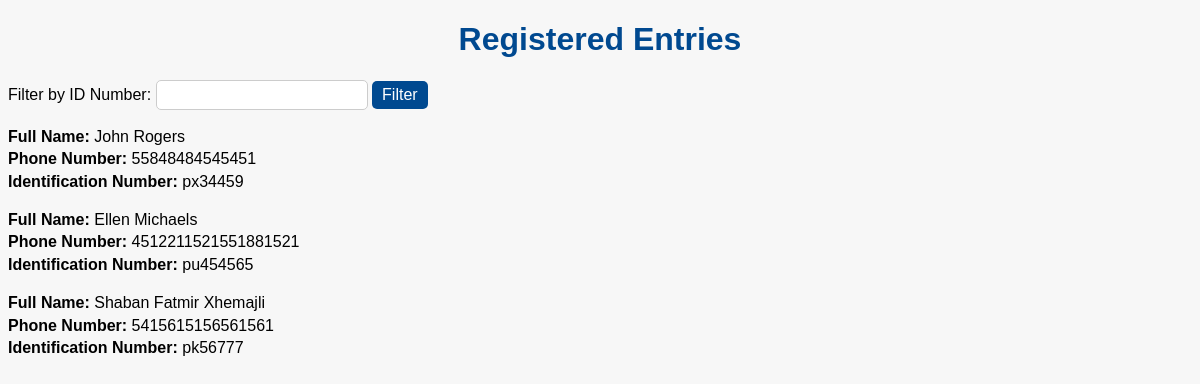
/registration/list/, run on an earlier commit of the app's database.
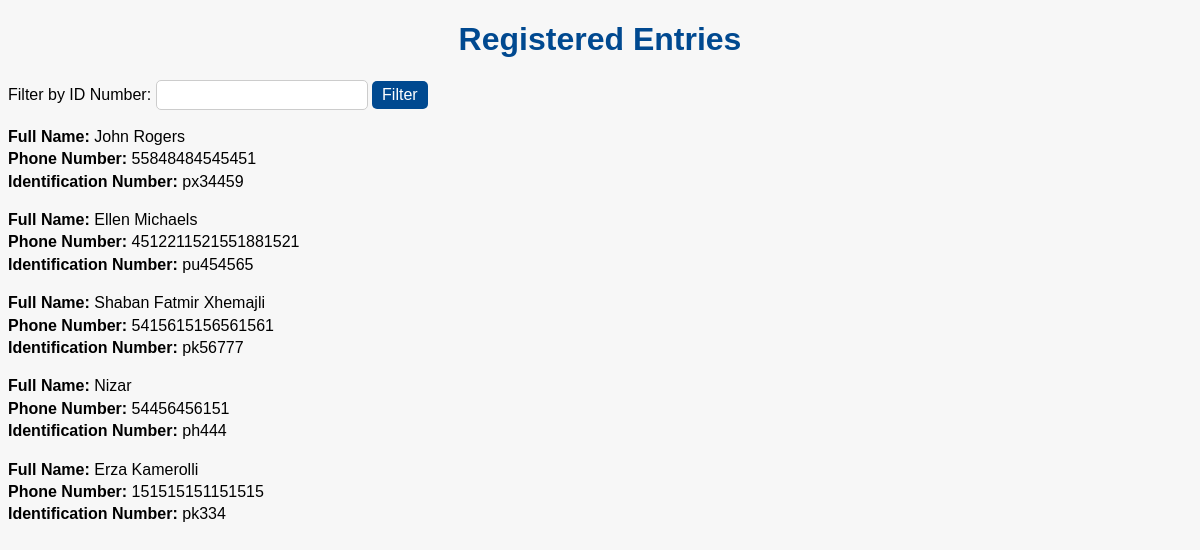
And on a later commit of the database.
### registration/models.py (models this page shows, shortened)
class Registration(models.Model):
    full_name=models.CharField(max_length=100)
    phone_number=models.IntegerField()
    id_number=models.CharField(max_length=15)

### registration/views.py (the view)
# urls.py: path('registration/list/', RegistrationListView.as_view(), name='registration_list'),
class RegistrationListView(ListView):
    model = Registration
    template_name = 'registration/registered.html'

### registration/templates/registration/registered.html (shortened to what this page needs)
<!DOCTYPE html>
<html>
<head>
</head>
<body>
  <h1>Registered Entries</h1>
  <form method="GET" action="/">
    <label for="id_number">Filter by ID Number:</label>
    <input type="text" name="id_number" id="id_number">
    <input type="submit" value="Filter">
  </form>
  {% for entry in object_list %}
    <p><strong>Full Name:</strong> {{ entry.full_name }}<br>
       <strong>Phone Number:</strong> {{ entry.phone_number }}<br>
       <strong>Identification Number:</strong> {{ entry.id_number }}</p>
  {% empty %}
    <p>No entries yet.</p>
  {% endfor %}
</body>
</html>

What changed in the data, as far as the page shows it:
added Registration: full_name "Nizar", phone_number "54456456151", id_number "ph444"
added Registration: full_name "Erza Kamerolli", phone_number "151515151151515", id_number "pk334"
